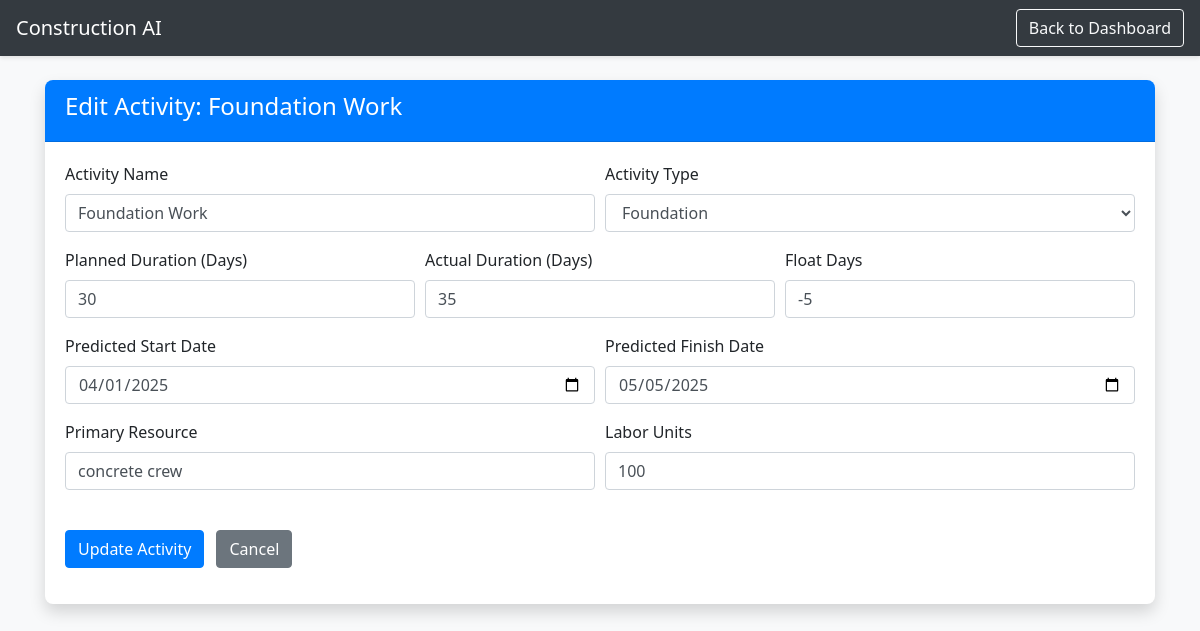
The page /edit_project/5 (signed in) on the database its author committed.
### app.py (models this page shows)
class Project(db.Model):
    __tablename__ = 'projects'
    id = db.Column(db.Integer, primary_key=True)
    activity = db.Column(db.String(100), nullable=False)
    activity_type = db.Column(db.String(50))
    float_days = db.Column(db.Integer)
    primary_resource = db.Column(db.String(50))
    delay_probability = db.Column(db.Float)
    planned_duration = db.Column(db.Integer, nullable=False)
    actual_duration = db.Column(db.Integer, nullable=False)
    predicted_duration = db.Column(db.Integer)
    predicted_start = db.Column(db.Date)
    predicted_finish = db.Column(db.Date)
    planned_expense = db.Column(db.Float)
    labor_units = db.Column(db.Integer)
    admin_id = db.Column(db.Integer, db.ForeignKey('users.id'))

### app.py (the view, shortened to what this page needs)
@app.route('/edit_project/<int:id>', methods=['GET', 'POST'])
@login_required
def edit_project(id):
    if current_user.role != 'admin':
        flash('Permission denied', 'danger')
        return redirect(url_for('dashboard'))
    project = Project.query.get_or_404(id)
    if request.method == 'GET':
        return render_template('edit_project.html', project=project)

### app.py (called while the page is built)
@login_manager.user_loader
def load_user(user_id):
    return User.query.get(int(user_id))

### templates/edit_project.html (shortened to what this page needs)
<!DOCTYPE html>
<html>
<head>
    <link rel="stylesheet" href="https://stackpath.bootstrapcdn.com/bootstrap/4.5.2/css/bootstrap.min.css">
    <link rel="stylesheet" href="{{ url_for('static', filename='style.css') }}">
</head>
<body class="bg-light">
    <nav class="navbar navbar-dark bg-dark">
        <a class="navbar-brand" href="/dashboard">Construction AI</a>
        <a href="/dashboard" class="btn btn-outline-light">Back to Dashboard</a>
    </nav>
    <div class="container mt-4">
        <div class="card shadow">
            <div class="card-header bg-primary text-white">
                <h4>Edit Activity: {{ project.activity }}</h4>
            </div>
            <div class="card-body">
                <form method="POST">
                    <div class="form-row">
                        <div class="form-group col-md-6">
                            <label>Activity Name</label>
                            <input type="text" name="activity" class="form-control"
                                   value="{{ project.activity }}" required>
                        </div>
                        <div class="form-group col-md-6">
                            <label>Activity Type</label>
                            <select name="activity_type" class="form-control" required>
                                <option value="Foundation" {% if project.activity_type == 'Foundation' %}selected{% endif %}>Foundation</option>
                            </select>
                        </div>
                    </div>
                    <div class="form-row">
                        <div class="form-group col-md-4">
                            <label>Planned Duration (Days)</label>
                            <input type="number" name="planned_duration" class="form-control"
                                   value="{{ project.planned_duration }}" required>
                        </div>
                        <div class="form-group col-md-4">
                            <label>Actual Duration (Days)</label>
                            <input type="number" name="actual_duration" class="form-control"
                                   value="{{ project.actual_duration }}" required>
                        </div>
                        <div class="form-group col-md-4">
                            <label>Float Days</label>
                            <input type="number" name="float_days" class="form-control"
                                   value="{{ project.float_days }}" required>
                        </div>
                    </div>
                    <div class="form-row">
                        <div class="form-group col-md-6">
                            <label>Predicted Start Date</label>
                            <input type="date" name="predicted_start" class="form-control"
                                   value="{{ project.predicted_start.strftime('%Y-%m-%d') }}" required>
                        </div>
                        <div class="form-group col-md-6">
                            <label>Predicted Finish Date</label>
                            <input type="date" name="predicted_finish" class="form-control"
                                   value="{{ project.predicted_finish.strftime('%Y-%m-%d') }}" required>
                        </div>
                    </div>
                    <div class="form-row">
                        <div class="form-group col-md-6">
                            <label>Primary Resource</label>
                            <input type="text" name="primary_resource" class="form-control"
                                   value="{{ project.primary_resource }}" required>
                        </div>
                        <div class="form-group col-md-6">
                            <label>Labor Units</label>
                            <input type="number" name="labor_units" class="form-control"
                                   value="{{ project.labor_units }}" required>
                        </div>
                    </div>
                    <div class="form-group mt-4">
                        <button type="submit" class="btn btn-primary mr-2">Update Activity</button>
                        <a href="/dashboard" class="btn btn-secondary">Cancel</a>
                    </div>
                </form>
            </div>
        </div>
    </div>
</body>
</html>
</body>
</html>

### static/style.css (style rules this page uses)
body { background-color: #f8f9fa; font-family: 'Segoe UI', Tahoma, Geneva, Verdana, sans-serif; }
.navbar { box-shadow: 0 2px 4px rgba(0,0,0,.1); }
.card { border: none; border-radius: 0.5rem; box-shadow: 0 0.15rem 1.75rem 0 rgba(58, 59, 69, 0.15); }
.card-header { border-radius: 0.5rem 0.5rem 0 0 !important; }

### rows shown on the page
Project: activity "Foundation Work", activity_type "Foundation", planned_duration "30", actual_duration "35", float_days "-5", predicted_start "04/01/2025", predicted_finish "05/05/2025", primary_resource "concrete crew", labor_units "100"
